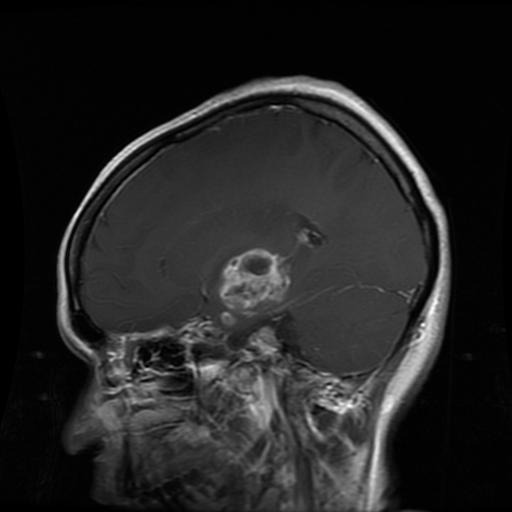
#> input picture data/Outside_Images/glioma/image 1.jpg, 512 x 512 px, found by its file name; its folder holds only this picture in this run
$ jupyter execute 02_Image_Preprocessing.ipynb
#> lines starting #> are read from the running program, lines starting #| are printed output that depends on the picture
[cell 1]
import numpy as np

import matplotlib.pyplot as plt

from PIL import Image

import random

import os

[cell 2]
train_path = "../data/Training"

glioma_folder = os.path.join(train_path, "glioma")

glioma_images = os.listdir(glioma_folder)

random_image = random.choice(glioma_images)

image_path = os.path.join(glioma_folder, random_image)

image = Image.open(image_path)
#> image is the input picture: PIL image 512x512 RGB; min 0, max 255, mean 35.7

[cell 3]
plt.imshow(image, cmap="gray")
plt.title("Original MRI")
plt.axis("off")
plt.show()

[cell 4]
resized_image = image.resize((224,224))

[cell 5]
print(image.size)
#| (512, 512)

print(resized_image.size)
#| (224, 224)

[cell 6]
plt.figure(figsize=(8,4))

plt.subplot(1,2,1)
plt.imshow(image, cmap="gray")
plt.title("Original")
plt.axis("off")

plt.subplot(1,2,2)
plt.imshow(resized_image, cmap="gray")
plt.title("Resized")
plt.axis("off")

plt.show()
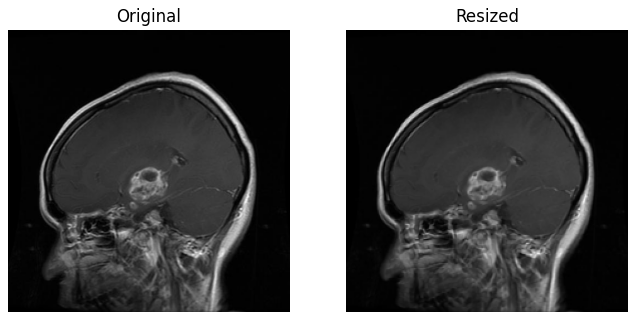
#> figure drawn by matplotlib, 2 panels

[cell 7]
rotated = image.rotate(90)
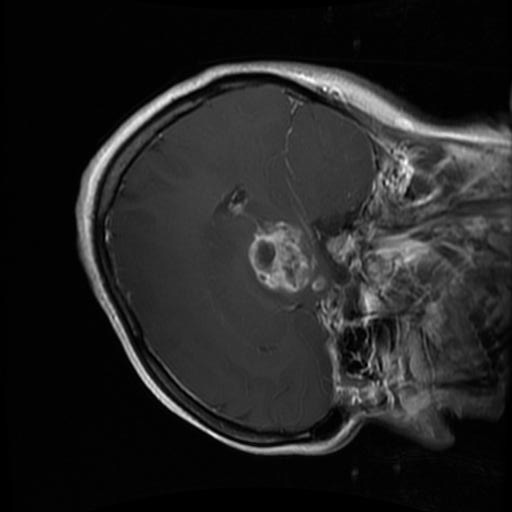
#> rotated: PIL image 512x512 RGB; min 0, max 255, mean 35.7
plt.imshow(rotated, cmap="gray")
plt.title("Rotated 90°")
plt.axis("off")
plt.show()

[cell 8]
flipped = image.transpose(Image.FLIP_LEFT_RIGHT)
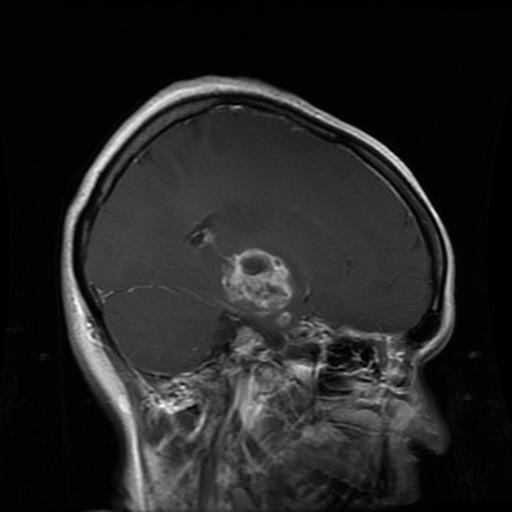
#> flipped: PIL image 512x512 RGB; min 0, max 255, mean 35.7
plt.imshow(flipped, cmap="gray")
plt.title("Flipped")
plt.axis("off")
plt.show()

[cell 9]
cropped = image.crop((100,100,400,400))
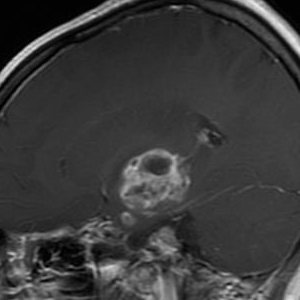
#> cropped: PIL image 300x300 RGB; min 0, max 234, mean 58.6
plt.imshow(cropped, cmap="gray")
plt.title("Cropped")
plt.axis("off")
plt.show()

$ run again, on data/Outside_Images/glioma/image 17.jpg
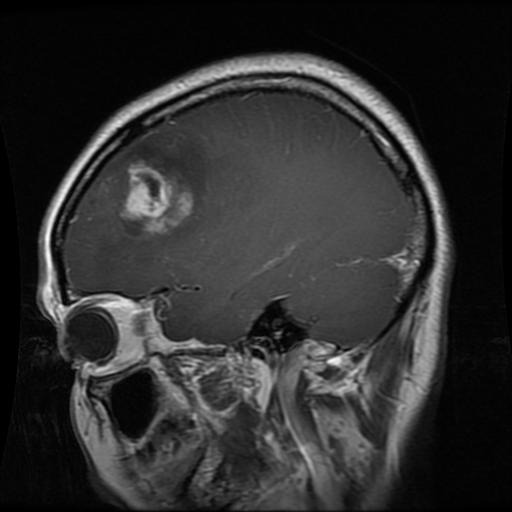
#> input picture data/Outside_Images/glioma/image 17.jpg, 512 x 512 px, found by its file name
#> image is the input picture: PIL image 512x512 RGB; min 0, max 255, mean 46.6
#| (512, 512)
#| (224, 224)
#> `rotated = image.rotate(90)`:
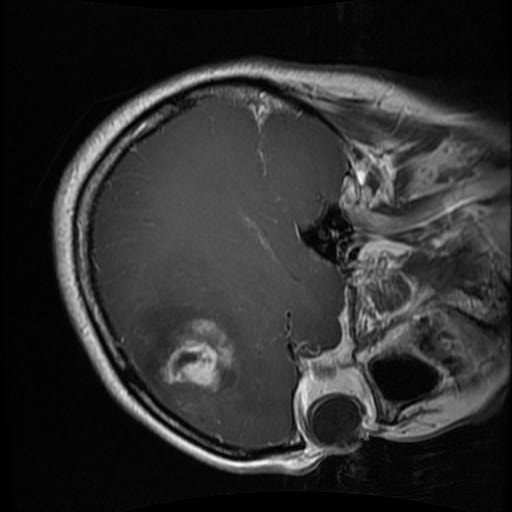
#> rotated: PIL image 512x512 RGB; min 0, max 255, mean 46.6
#> `cropped = image.crop((100,100,400,400))`:
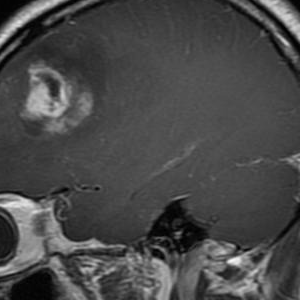
#> cropped: PIL image 300x300 RGB; min 0, max 248, mean 73

$ run again, on data/Outside_Images/glioma/image 19.jpg
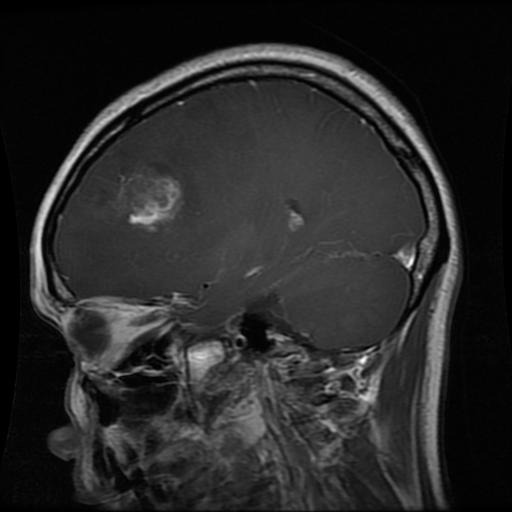
#> input picture data/Outside_Images/glioma/image 19.jpg, 512 x 512 px, found by its file name
#> image is the input picture: PIL image 512x512 RGB; min 0, max 255, mean 40.5
#| (512, 512)
#| (224, 224)
#> `rotated = image.rotate(90)`:
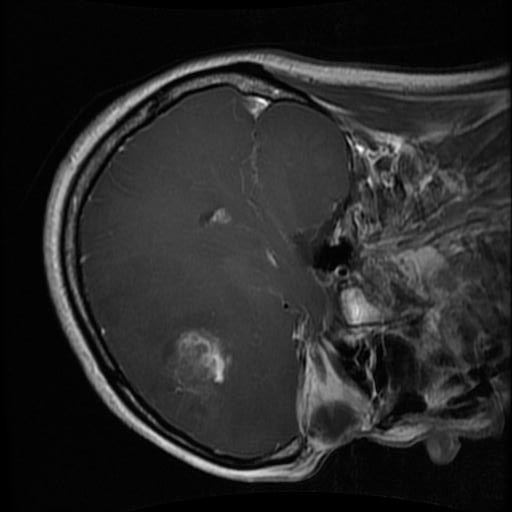
#> rotated: PIL image 512x512 RGB; min 0, max 255, mean 40.5
#> `cropped = image.crop((100,100,400,400))`:
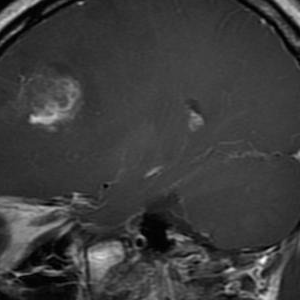
#> cropped: PIL image 300x300 RGB; min 0, max 255, mean 60

$ run again, on data/Outside_Images/glioma/image 12.jpg
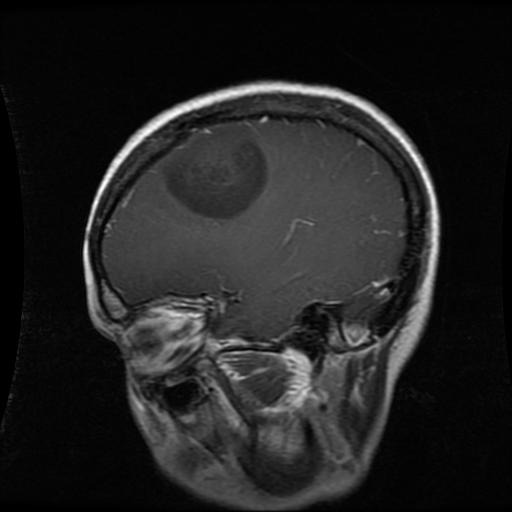
#> input picture data/Outside_Images/glioma/image 12.jpg, 512 x 512 px, found by its file name
#> image is the input picture: PIL image 512x512 RGB; min 0, max 255, mean 33.9
#| (512, 512)
#| (224, 224)
#> `rotated = image.rotate(90)`:
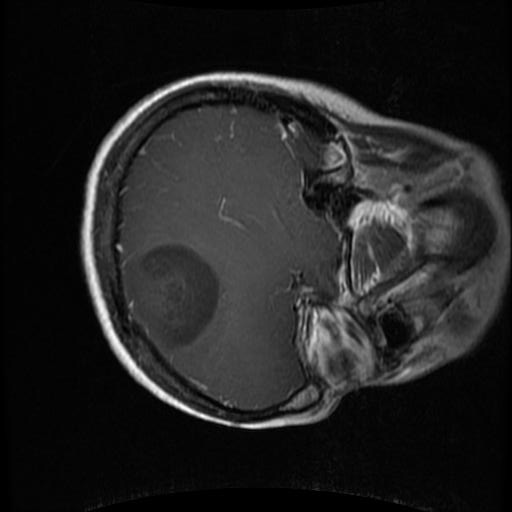
#> rotated: PIL image 512x512 RGB; min 0, max 255, mean 33.9
#> `cropped = image.crop((100,100,400,400))`:
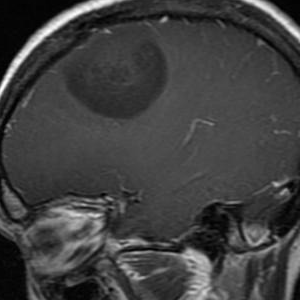
#> cropped: PIL image 300x300 RGB; min 0, max 255, mean 64.2
